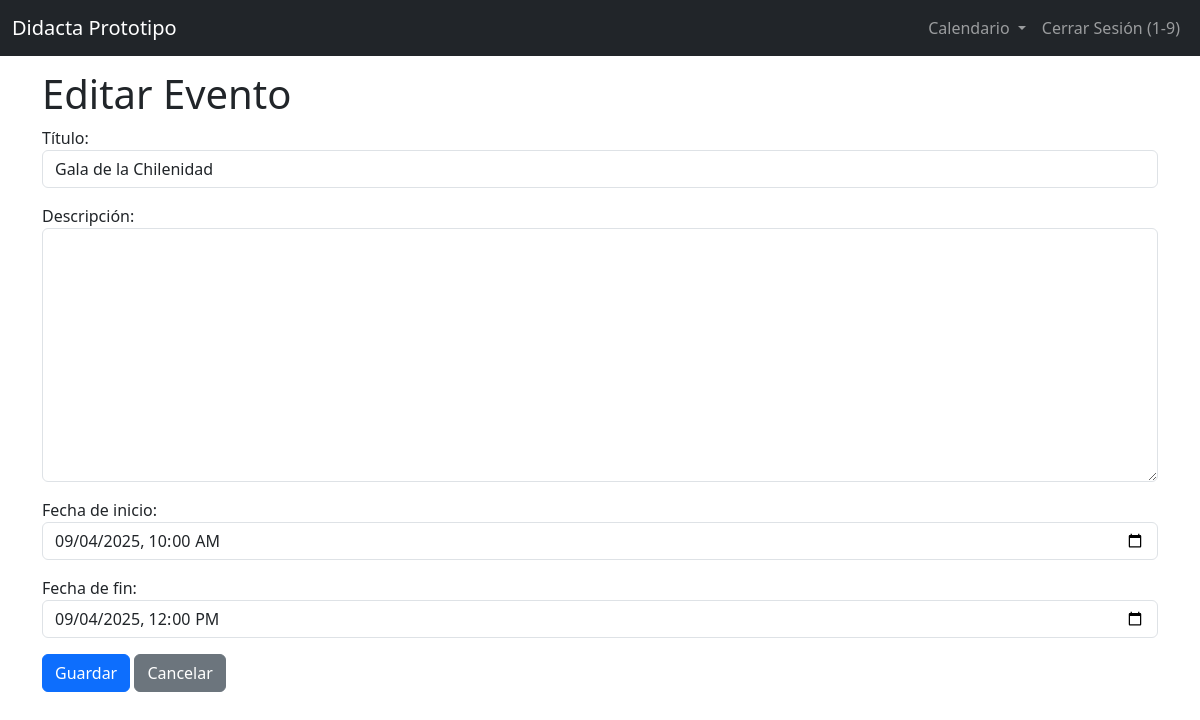
Page /calendario/evento/editar/2/ (signed in) on the committed database.
### core/models.py (models this page shows, shortened)
class Usuario(AbstractUser):
    rut = models.CharField(max_length=12, unique=True, verbose_name=_("RUT"))
    username = None  # Eliminar el campo username
    USERNAME_FIELD = "rut"
    REQUIRED_FIELDS = []
    objects = UsuarioManager()

class Evento(models.Model):
    titulo = models.CharField(max_length=200, verbose_name=_("Título"))
    descripcion = models.TextField(blank=True, null=True, verbose_name=_("Descripción"))
    fecha_inicio = models.DateTimeField(verbose_name=_("Fecha de inicio"))
    fecha_fin = models.DateTimeField(verbose_name=_("Fecha de fin"))
    usuario = models.ForeignKey(Usuario, on_delete=models.CASCADE, related_name='eventos', verbose_name=_("Usuario"))
    objects = models.Manager()  # Agregar explícitamente el manager
    class Meta:
        verbose_name = _("Evento")
        verbose_name_plural = _("Eventos")
        ordering = ['fecha_inicio']

### core/views.py (the view)
# urls.py: path("evento/editar/<int:pk>/", views.evento_editar, name="evento_editar"),
@login_required
@user_passes_test(is_admin)
def evento_editar(request, pk):
    evento = get_object_or_404(Evento, pk=pk, usuario=request.user)
    if request.method == "POST":
        form = EventoForm(request.POST, instance=evento)
        if form.is_valid():
            form.save()
            messages.success(request, "Evento actualizado exitosamente.")
            return redirect("calendario")
    else:
        form = EventoForm(instance=evento)
    return render(request, "core/evento_form.html", {"form": form, "action": "Editar"})

### core/forms.py
class EventoForm(forms.ModelForm):
    class Meta:
        model = Evento
        fields = ["titulo", "descripcion", "fecha_inicio", "fecha_fin"]
        widgets = {
            "fecha_inicio": forms.DateTimeInput(attrs={
                "type": "datetime-local",
                "class": "form-control"
            }),
            "fecha_fin": forms.DateTimeInput(attrs={
                "type": "datetime-local",
                "class": "form-control"
            }),
            "titulo": forms.TextInput(attrs={
                "class": "form-control"
            }),
            "descripcion": forms.Textarea(attrs={
                "class": "form-control"
            }),
        }

### core/views.py (called while the page is built)
def is_admin(user):
    return user.is_superuser

### core/templates/core/evento_form.html (shortened to what this page needs)
{% extends "base.html" %}
{% block content %}
    <h1>{{ action }} Evento</h1>
    <form method="post">
        {{ form.as_p }}
        <button type="submit" class="btn btn-primary">Guardar</button>
        <a href="{% url 'calendario' %}" class="btn btn-secondary">Cancelar</a>
    </form>
{% endblock %}

### core/templates/base.html (shortened to what this page needs)
<!DOCTYPE html>
<html lang="es">
<head>
    <link href="https://cdn.jsdelivr.net/npm/bootstrap@5.3.2/dist/css/bootstrap.min.css" rel="stylesheet">
</head>
<body>
    <nav class="navbar navbar-expand-lg navbar-dark bg-dark fixed-top">
        <div class="container-fluid">
            <a class="navbar-brand" href="{% url 'calendario' %}">Didacta Prototipo</a>
            <div class="collapse navbar-collapse" id="navbarNav">
                <ul class="navbar-nav ms-auto">
                    {% if user.is_authenticated %}
                        <li class="nav-item dropdown">
                            <a class="nav-link dropdown-toggle" href="#" role="button" data-bs-toggle="dropdown" aria-expanded="false">
                                Calendario
                            </a>
                        </li>
                        <li class="nav-item">
                            <a class="nav-link" href="{% url 'logout' %}">Cerrar Sesión ({{ user.rut }})</a>
                        </li>
                    {% endif %}
                </ul>
            </div>
        </div>
    </nav>
    <div class="container">
        {% block content %}
        {% endblock %}
    </div>
</body>
</html>

### core/templates/base.html (style rules this page uses)
body { padding-top: 70px; }
.navbar { margin-bottom: 20px; }

### rows in the picture
Usuario: rut "1-9"
Evento: titulo "Gala de la Chilenidad", fecha_inicio "09/04/2025 10:00", fecha_fin "09/04/2025 12:00"

### other values in the picture
{{ action }} "Editar"
